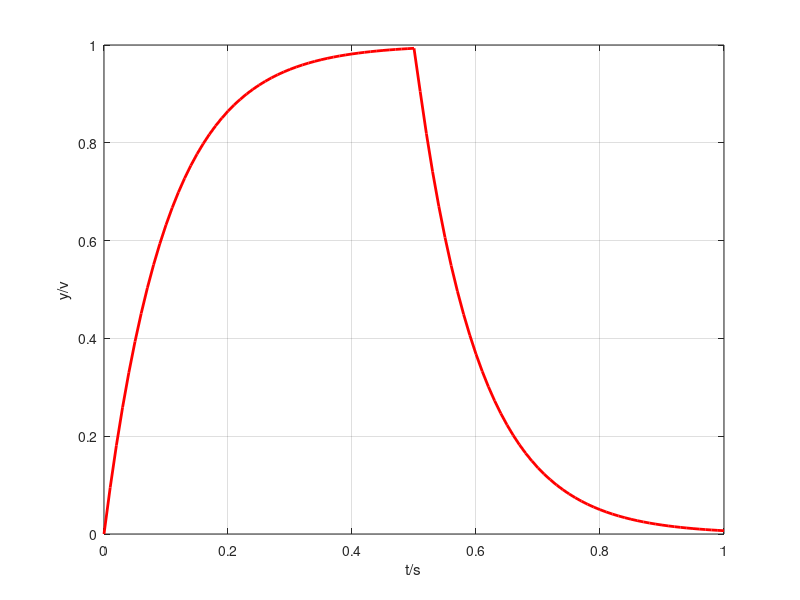
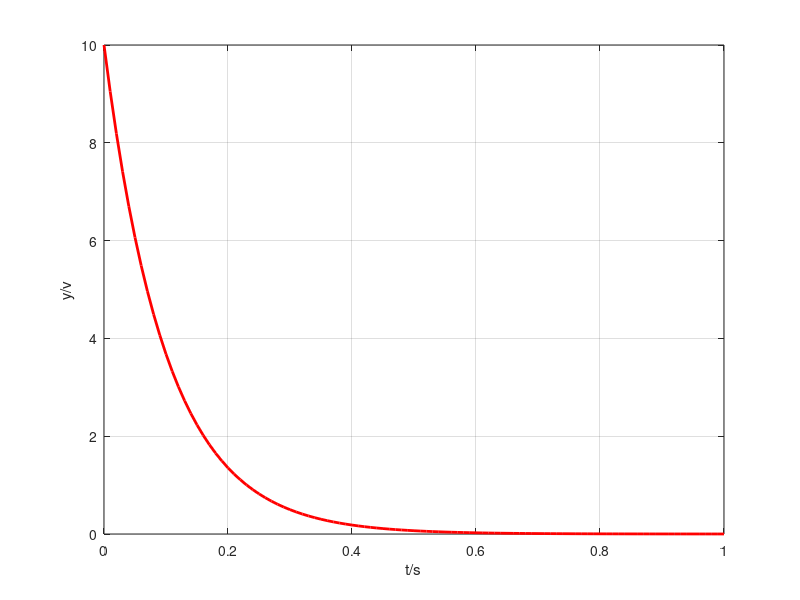

Source code (MATLAB) for these figures, in order:
clear all
close all
clc

%% Q4
t=0:0.01:1;
y=(1-exp(-10*t)).*(t>=0&t<=0.5)+exp(-10*(t-0.5)).*(t>0.5);
save('yp1RC','y');
figure(1);
plot(t,y,'r','linewidth',2)
xlabel('t/s');
ylabel('y/v');
axis([0 1 0 1])
grid on

%% Q7
t=0:0.01:1;
y=exp(-10*t)/0.1;
figure(2);
plot(t,y,'r','linewidth',2)
xlabel('t/s');
ylabel('y/v');
axis([0 1 0 10])
grid on